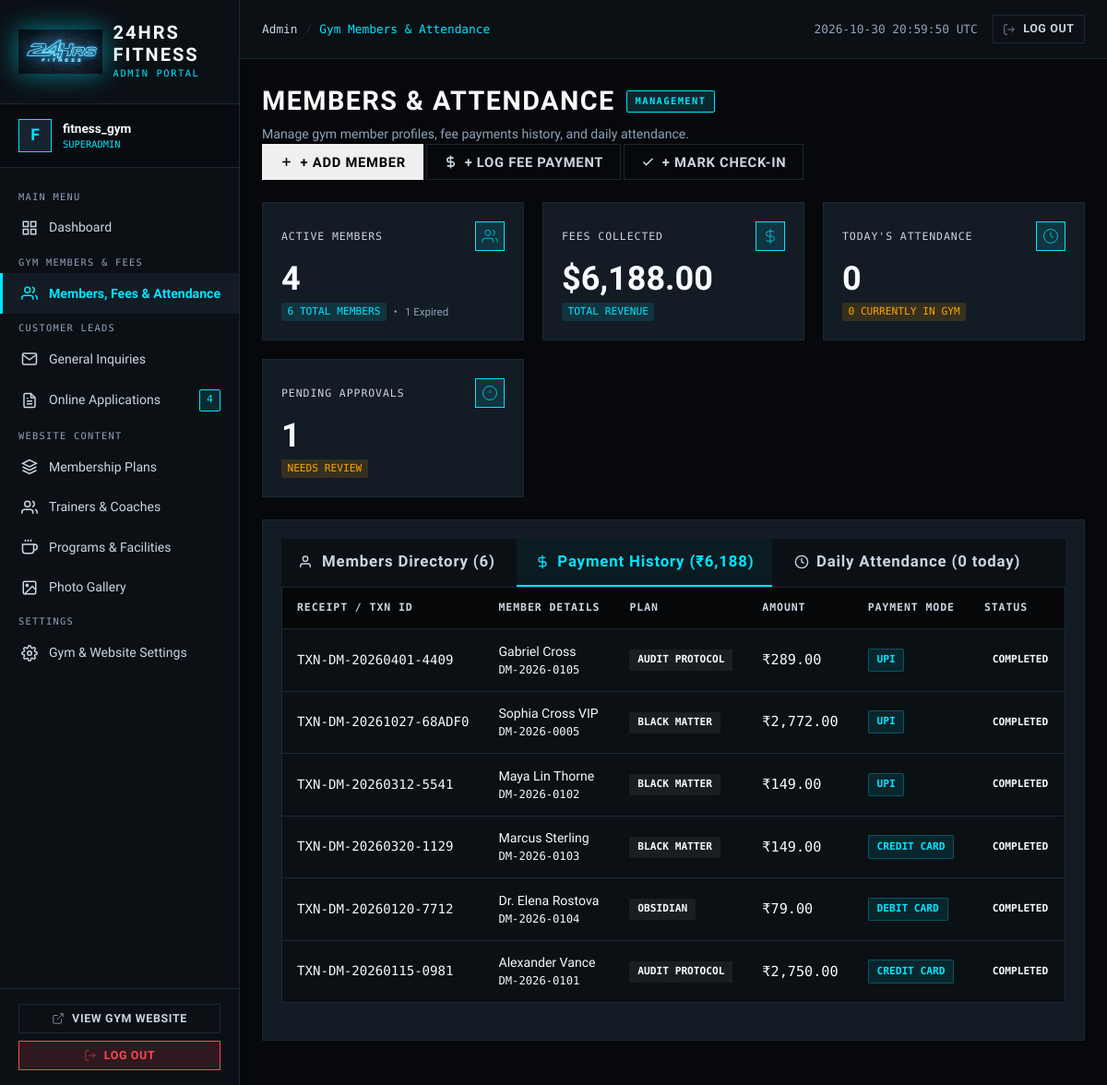
Before: /admin/members.php?tab=payments (signed in) with the older database file.
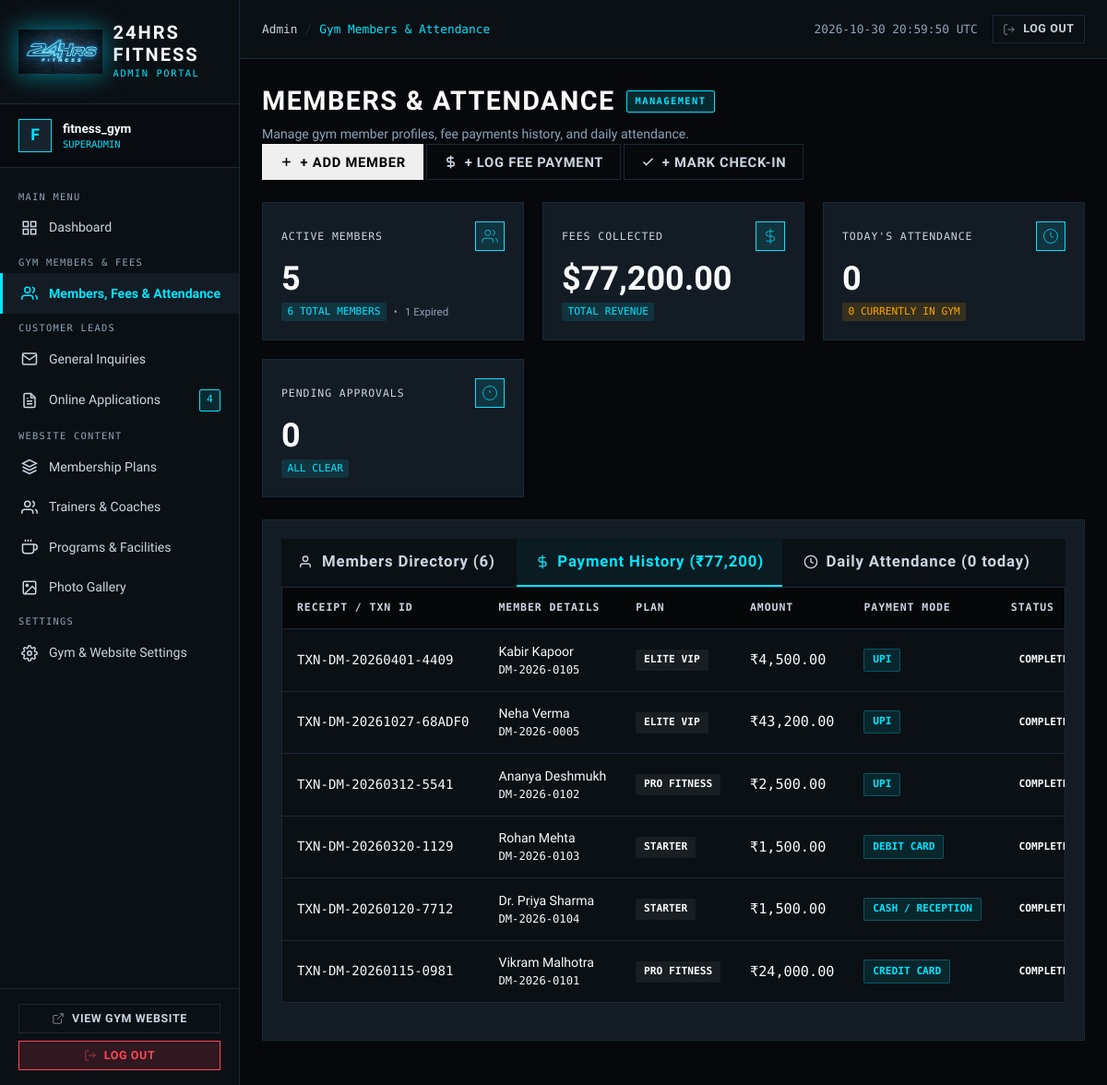
After: the same page with the newer database file.
### tables this page shows
CREATE TABLE `member_payments` (
  `id` int unsigned NOT NULL AUTO_INCREMENT,
  `member_id` int unsigned NOT NULL,
  `transaction_id` varchar(100) NOT NULL,
  `amount` decimal(10,2) NOT NULL,
  `payment_method` enum('UPI','Credit Card','Debit Card','Cash / Reception','Bank Transfer') NOT NULL DEFAULT 'UPI',
  `payment_status` enum('completed','pending','refunded','failed') NOT NULL DEFAULT 'completed',
  `payment_date` date NOT NULL,
  `notes` varchar(255) DEFAULT NULL,
  `created_at` datetime NOT NULL DEFAULT CURRENT_TIMESTAMP,
  PRIMARY KEY (`id`),
  UNIQUE KEY `transaction_id` (`transaction_id`),
  KEY `idx_payment_member` (`member_id`),
  KEY `idx_payment_status` (`payment_status`),
  KEY `idx_payment_date` (`payment_date`)
);

CREATE TABLE `members` (
  `id` int unsigned NOT NULL AUTO_INCREMENT,
  `membership_id` varchar(30) NOT NULL,
  `application_id` int unsigned DEFAULT NULL,
  `full_name` varchar(100) NOT NULL,
  `email` varchar(150) NOT NULL,
  `phone` varchar(50) NOT NULL,
  `plan_id` int unsigned NOT NULL,
  `plan_name` varchar(100) NOT NULL,
  `billing_cycle` enum('monthly','annual') NOT NULL DEFAULT 'monthly',
  `start_date` date NOT NULL,
  `expiry_date` date NOT NULL,
  `status` enum('active','expired','pending') NOT NULL DEFAULT 'active',
  `emergency_contact` varchar(100) DEFAULT NULL,
  `notes` text,
  `created_at` datetime NOT NULL DEFAULT CURRENT_TIMESTAMP,
  `updated_at` datetime NOT NULL DEFAULT CURRENT_TIMESTAMP ON UPDATE CURRENT_TIMESTAMP,
  PRIMARY KEY (`id`),
  UNIQUE KEY `membership_id` (`membership_id`),
  KEY `fk_member_plan` (`plan_id`),
  KEY `idx_member_code` (`membership_id`),
  KEY `idx_member_email` (`email`),
  KEY `idx_member_status` (`status`),
  KEY `idx_member_expiry` (`expiry_date`)
);

### includes/Security.php (called while the page is built, shortened)
<?php
require_once __DIR__ . '/Env.php';
require_once __DIR__ . '/helpers.php';
class Security
{
    public static function validateEnum(mixed $value, array $allowed): ?string
    {
        if (is_string($value) && in_array($value, $allowed, true)) {
            return $value;
        }
        return null;
    }
}

### includes/Database.php (called while the page is built, shortened)
<?php
class Database
{
    private static ?PDO $instance = null;
    public static function getConnection(): PDO
    {
        if (self::$instance !== null) {
            return self::$instance;
        }
        $host = (string) Env::get('DB_HOST', '127.0.0.1');
        $port = (int) Env::get('DB_PORT', 3306);
        $dbname = (string) Env::get('DB_NAME', 'fitness_gym');
        $user = (string) Env::get('DB_USER', 'root');
        $pass = (string) Env::get('DB_PASS', '');
        $charset = (string) Env::get('DB_CHARSET', 'utf8mb4');
        $dsn = "mysql:host={$host};port={$port};dbname={$dbname};charset={$charset}";
        $options = [
            PDO::ATTR_ERRMODE            => PDO::ERRMODE_EXCEPTION,
            PDO::ATTR_DEFAULT_FETCH_MODE => PDO::FETCH_ASSOC,
            PDO::ATTR_EMULATE_PREPARES   => false,
            PDO::ATTR_PERSISTENT         => false,
        ];
        if (defined('\Pdo\Mysql::ATTR_INIT_COMMAND')) {
            $options[\Pdo\Mysql::ATTR_INIT_COMMAND] = "SET NAMES {$charset} COLLATE {$charset}_unicode_ci";
        } elseif (defined('PDO::MYSQL_ATTR_INIT_COMMAND')) {
            @$options[PDO::MYSQL_ATTR_INIT_COMMAND] = "SET NAMES {$charset} COLLATE {$charset}_unicode_ci";
        }
        try {
            self::$instance = new PDO($dsn, $user, $pass, $options);
            return self::$instance;
        } catch (PDOException $e) {
            error_log('[DARK MATTER DATABASE ERROR]: ' . $e->getMessage());
            $debug = (bool) Env::get('APP_DEBUG', false);
            if ($debug) {
                throw new RuntimeException("Database Connection Error: " . $e->getMessage());
            }
            throw new RuntimeException("Secure connection to Dark Matter database telemetry is temporarily unavailable. Please retry shortly.");
        }
    }
    public static function fetchAll(string $sql, array $params = []): array
    {
        try {
            $stmt = self::getConnection()->prepare($sql);
            $stmt->execute($params);
            return $stmt->fetchAll();
        } catch (PDOException $e) {
            error_log('[DARK MATTER QUERY ERROR]: ' . $e->getMessage() . " | SQL: {$sql}");
            throw new RuntimeException("Data retrieval failed. Please try again.");
        }
    }
}

### includes/helpers.php (called while the page is built, shortened)
<?php
if (!function_exists('e')) {
    function e(mixed $value): string
    {
        return htmlspecialchars((string) $value, ENT_QUOTES | ENT_SUBSTITUTE, 'UTF-8');
    }
}

### admin/members.php (the view, shortened to what the rows shown need)
<?php
require_once __DIR__ . '/includes/auth.php';
require_once dirname(__DIR__) . '/includes/Database.php';
require_once dirname(__DIR__) . '/includes/Security.php';
require_once dirname(__DIR__) . '/includes/helpers.php';
$currentTab = Security::validateEnum($_GET['tab'] ?? 'members', ['members', 'payments', 'attendance']) ?? 'members';
$paymentsData = [];
$search = trim((string) ($_GET['search'] ?? ''));
$statusFilter = Security::validateEnum($_GET['status'] ?? '', ['active', 'expired', 'pending']);
if ($currentTab === 'members') {
    $where = [];
    $params = [];
    if ($search !== '') {
        $where[] = "(`m`.`full_name` LIKE :s1 OR `m`.`membership_id` LIKE :s2 OR `m`.`email` LIKE :s3 OR `m`.`phone` LIKE :s4)";
        $wild = '%' . $search . '%';
        $params[':s1'] = $wild;
        $params[':s2'] = $wild;
        $params[':s3'] = $wild;
        $params[':s4'] = $wild;
    }
    if ($statusFilter) {
        $where[] = "`m`.`status` = :st";
        $params[':st'] = $statusFilter;
    }
    $whereSql = !empty($where) ? 'WHERE ' . implode(' AND ', $where) : '';
    try {
        $membersData = Database::fetchAll("
            SELECT `m`.*,
                   (SELECT COUNT(*) FROM `member_payments` `p` WHERE `p`.`member_id` = `m`.`id`) AS payment_count,
                   (SELECT IFNULL(SUM(`p`.`amount`), 0) FROM `member_payments` `p` WHERE `p`.`member_id` = `m`.`id` AND `p`.`payment_status` = 'completed') AS total_paid
            FROM `members` `m`
            {$whereSql}
            ORDER BY `m`.`id` DESC
        ", $params);
    } catch (\Throwable $e) {
        error_log('[FETCH MEMBERS ERROR]: ' . $e->getMessage());
    }
} elseif ($currentTab === 'payments') {
    try {
        $paymentsData = Database::fetchAll("
            SELECT `p`.*, `m`.`full_name`, `m`.`membership_id`, `m`.`email`, `m`.`plan_name`
            FROM `member_payments` `p`
            JOIN `members` `m` ON `p`.`member_id` = `m`.`id`
            ORDER BY `p`.`payment_date` DESC, `p`.`id` DESC
        ");
    } catch (\Throwable $e) {
        error_log('[FETCH PAYMENTS ERROR]: ' . $e->getMessage());
    }
}
require_once __DIR__ . '/includes/header.php';
?>
<div class="adm-page-header">
  <div class="d-flex flex-wrap justify-content-between align-items-center gap-3">
    <div>
      <h1 class="adm-page-title">
        <span>MEMBERS & ATTENDANCE</span>
        <span class="adm-badge active" style="font-size: 0.65rem;">MANAGEMENT</span>
      </h1>
    </div>
  </div>
</div>
<div class="adm-card p-0" style="margin-bottom: 1.5rem; overflow: hidden;">
  <?php if ($currentTab === 'payments'): ?>
    <div class="adm-table-responsive">
      <table class="adm-table adm-table-payments">
        <thead>
          <tr>
            <th>Receipt / Txn ID</th>
            <th>Member Details</th>
            <th>Plan</th>
            <th>Amount</th>
            <th>Payment Mode</th>
            <th>Status</th>
          </tr>
        </thead>
        <tbody>
          <?php if (empty($paymentsData)): ?>
            <tr>
              <td colspan="9" class="adm-empty-state">
                No fee payment records found. Click "+ Log Fee Payment" to record one.
              </td>
            </tr>
          <?php else: ?>
            <?php foreach ($paymentsData as $p): ?>
              <tr>
                <td>
                  <span class="adm-mono text-lime fw-bold"><?= e($p['transaction_id']) ?></span>
                </td>
                <td>
                  <div class="fw-bold text-white"><?= e($p['full_name']) ?></div>
                  <div class="text-muted" style="font-size: 0.76rem; font-family: var(--adm-font-mono);"><?= e($p['membership_id']) ?></div>
                </td>
                <td>
                  <span class="adm-badge" style="background: rgba(255,255,255,0.06);"><?= e($p['plan_name']) ?></span>
                </td>
                <td>
                  <span class="adm-mono text-white fw-bold" style="font-size: 0.95rem;">₹<?= number_format((float) $p['amount'], 2) ?></span>
                </td>
                <td>
                  <span class="adm-badge" style="background: rgba(0, 229, 255, 0.1); color: var(--adm-lime); border: 1px solid rgba(0, 229, 255, 0.25);">
                    <?= e($p['payment_method']) ?>
                  </span>
                </td>
                <td>
                  <span class="adm-badge <?= $p['payment_status'] === 'completed' ? 'lime' : ($p['payment_status'] === 'pending' ? 'orange' : 'danger') ?>">
                    <?= strtoupper(e($p['payment_status'])) ?>
                  </span>
                </td>
              </tr>
            <?php endforeach; ?>
          <?php endif; ?>
        </tbody>
      </table>
    </div>
  <?php endif; ?>
</div>
<?php require_once __DIR__ . '/includes/footer.php'; ?>

Changed rows visible on the page:
changed member_payments "TXN-DM-20260401-4409": member.full_name "Gabriel Cross" → "Kabir Kapoor"; member.plan_name "AUDIT PROTOCOL" → "ELITE VIP"; amount "289.00" → "4,500.00"
changed member_payments "TXN-DM-20261027-68ADF0": member.full_name "Sophia Cross VIP" → "Neha Verma"; member.plan_name "BLACK MATTER" → "ELITE VIP"; amount "2,772.00" → "43,200.00"
changed member_payments "TXN-DM-20260312-5541": member.full_name "Maya Lin Thorne" → "Ananya Deshmukh"; member.plan_name "BLACK MATTER" → "PRO FITNESS"; amount "149.00" → "2,500.00"
changed member_payments "TXN-DM-20260320-1129": member.full_name "Marcus Sterling" → "Rohan Mehta"; member.plan_name "BLACK MATTER" → "STARTER"; amount "149.00" → "1,500.00"; payment_method "CREDIT CARD" → "DEBIT CARD"
changed member_payments "TXN-DM-20260120-7712": member.full_name "Dr. Elena Rostova" → "Dr. Priya Sharma"; member.plan_name "OBSIDIAN" → "STARTER"; amount "79.00" → "1,500.00"; payment_method "DEBIT CARD" → "CASH / RECEPTION"
changed member_payments "TXN-DM-20260115-0981": member.full_name "Alexander Vance" → "Vikram Malhotra"; member.plan_name "AUDIT PROTOCOL" → "PRO FITNESS"; amount "2,750.00" → "24,000.00"
Other visible differences:
$metrics['active_members']: "4" → "5"
$metrics['total_revenue']: "6,188.00" → "77,200.00"
$metrics['pending_members']: "1" → "0"
$metrics['total_revenue']: "6,188" → "77,200"
text no longer shown: "NEEDS REVIEW"
text now shown: "ALL CLEAR"
